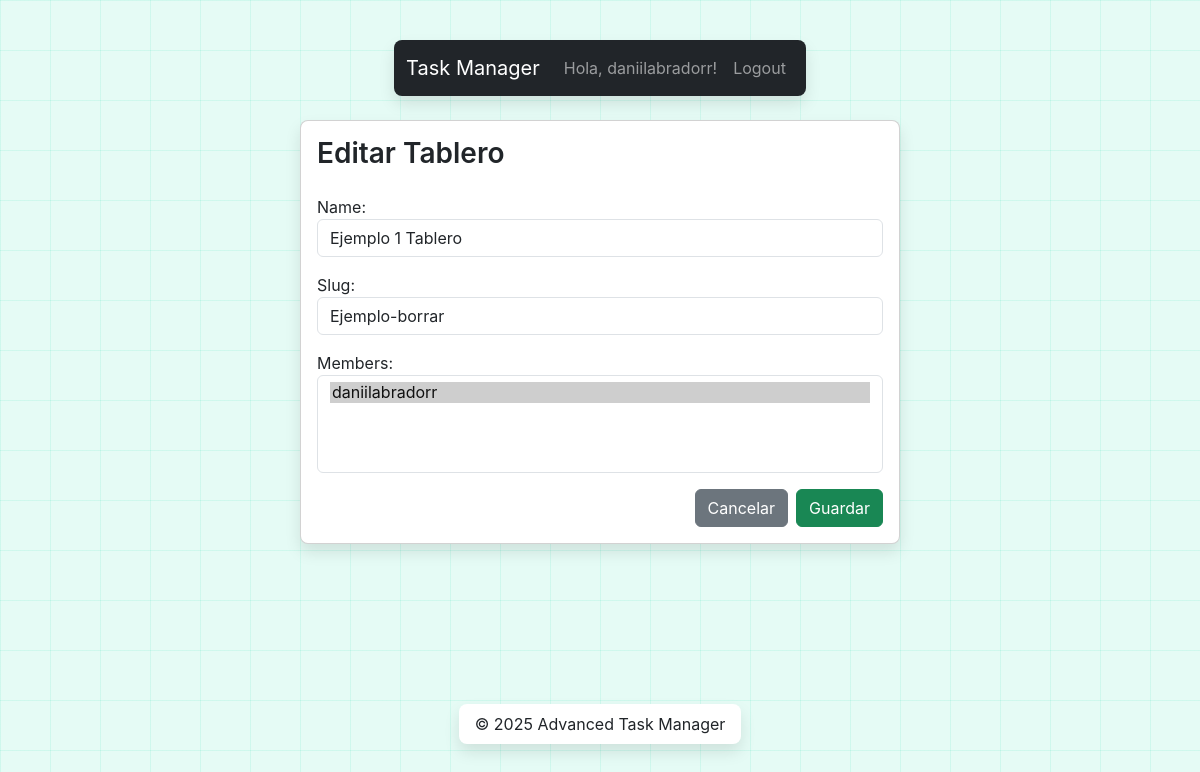
The app's page /Ejemplo-borrar/edit/ (signed in) with its own data.
### accounts/models.py (models this page shows)
class User(AbstractUser):
    avatar = models.ImageField(upload_to='avatars/', blank=True, null=True)
    bio = models.TextField(blank=True)
    def __str__(self):
        return self.username

### boards/models.py (models this page shows, shortened)
class Board(models.Model):
    name = models.CharField(max_length=100)
    slug = models.SlugField(unique=True)
    owner = models.ForeignKey(settings.AUTH_USER_MODEL, related_name='owned_boards', on_delete=models.CASCADE)
    members = models.ManyToManyField(settings.AUTH_USER_MODEL,related_name='boards', blank=True)
    created = models.DateTimeField(auto_now_add=True)
    updated = models.DateTimeField(auto_now=True)

### boards/views.py (the view, shortened to what this page needs)
# urls.py: path('<slug:slug>/edit/', BoardUpdateView.as_view(), name='edit'),
class BoardUpdateView(LoginRequiredMixin, UserPassesTestMixin, UpdateView):
    model = Board
    fields = ['name', 'slug', 'members']
    template_name = 'boards/board_form.html'
    def test_func(self):
        return self.get_object().owner == self.request.user

### boards/templatetags/form_tags.py (called while the page is built)
@register.filter(name='add_class')
def add_class(field, css_class):
    return field.as_widget(attrs={"class": css_class})

### templates/boards/board_form.html (shortened to what this page needs)
{% extends 'base.html' %}
{% load static %}
{% load form_tags %}
{% block content %}
  <div class="card mx-auto" style="max-width: 600px;">
    <div class="card-body">
      <h3 class="card-title mb-4">
        {% if view.object %}Editar{% else %}Crear{% endif %} Tablero
      </h3>
      <form method="post">
        <div class="mb-3">
          {{ form.name.label_tag }}
          {{ form.name|add_class:"form-control" }}
        </div>
        <div class="mb-3">
          {{ form.slug.label_tag }}
          {{ form.slug|add_class:"form-control" }}
        </div>
        <div class="mb-3">
          {{ form.members.label_tag }}
          {{ form.members|add_class:"form-select" }}
        </div>
        <div class="d-flex justify-content-end">
          <a href="{% url 'boards:list' %}" class="btn btn-secondary me-2">
            Cancelar
          </a>
          <button type="submit" class="btn btn-success">
            Guardar
          </button>
        </div>
      </form>
    </div>
  </div>
{% endblock %}

### templates/base.html (shortened to what this page needs)
{% load static %}
<!DOCTYPE html>
<html lang="es">
<head>
  <link rel="stylesheet" href="{% static 'css/main.min.css' %}">
</head>
<body class="d-flex flex-column min-vh-100">
  <header class="navbar navbar-expand-md navbar-dark bg-dark">
    <div class="container">
      <a class="navbar-brand" href="{% url 'boards:list' %}">Task Manager</a>
      <div class="collapse navbar-collapse" id="mainNav">
        <ul class="navbar-nav ms-auto">
          {% if user.is_authenticated %}
            <li class="nav-item">
              <a class="nav-link" href="{% url 'accounts:profile' %}">
                Hola, {{ user.username }}!
              </a>
            </li>
            <li class="nav-item">
              <a class="nav-link" href="{% url 'account_logout' %}">Logout</a>
            </li>
          {% endif %}
        </ul>
      </div>
    </div>
  </header>
  <main class="flex-fill container my-4">
    {% block content %}{% endblock %}
  </main>
  <footer class="text-center py-3 mt-auto">
    <div class="container">
      &copy; {% now "Y" %} Advanced Task Manager
    </div>
  </footer>
</body>
</html>

### records on screen
User: username "daniilabradorr"
Board: name "Ejemplo 1 Tablero", slug "Ejemplo-borrar"
